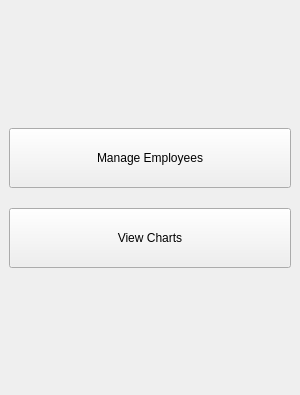
<?xml version="1.0" encoding="UTF-8"?>
<ui version="4.0">
 <class>MainWindow</class>
 <widget class="QMainWindow" name="MainWindow">
  <property name="geometry">
   <rect>
    <x>0</x>
    <y>0</y>
    <width>300</width>
    <height>395</height>
   </rect>
  </property>
  <property name="minimumSize">
   <size>
    <width>250</width>
    <height>300</height>
   </size>
  </property>
  <property name="maximumSize">
   <size>
    <width>300</width>
    <height>400</height>
   </size>
  </property>
  <property name="windowTitle">
   <string>MainWindow</string>
  </property>
  <widget class="QWidget" name="centralwidget">
   <layout class="QGridLayout" name="gridLayout">
    <property name="verticalSpacing">
     <number>20</number>
    </property>
    <item row="0" column="0">
     <spacer name="topVerticalSpacer">
      <property name="orientation">
       <enum>Qt::Vertical</enum>
      </property>
      <property name="sizeHint" stdset="0">
       <size>
        <width>20</width>
        <height>96</height>
       </size>
      </property>
     </spacer>
    </item>
    <item row="1" column="0">
     <widget class="QPushButton" name="manageEmployeeBtn">
      <property name="minimumSize">
       <size>
        <width>200</width>
        <height>60</height>
       </size>
      </property>
      <property name="text">
       <string>Manage Employees</string>
      </property>
     </widget>
    </item>
    <item row="2" column="0">
     <widget class="QPushButton" name="viewChartBtn">
      <property name="minimumSize">
       <size>
        <width>200</width>
        <height>60</height>
       </size>
      </property>
      <property name="text">
       <string>View Charts</string>
      </property>
     </widget>
    </item>
    <item row="3" column="0">
     <spacer name="bottomVerticalSpacer">
      <property name="orientation">
       <enum>Qt::Vertical</enum>
      </property>
      <property name="sizeHint" stdset="0">
       <size>
        <width>20</width>
        <height>95</height>
       </size>
      </property>
     </spacer>
    </item>
   </layout>
  </widget>
 </widget>
 <resources/>
 <connections/>
</ui>
